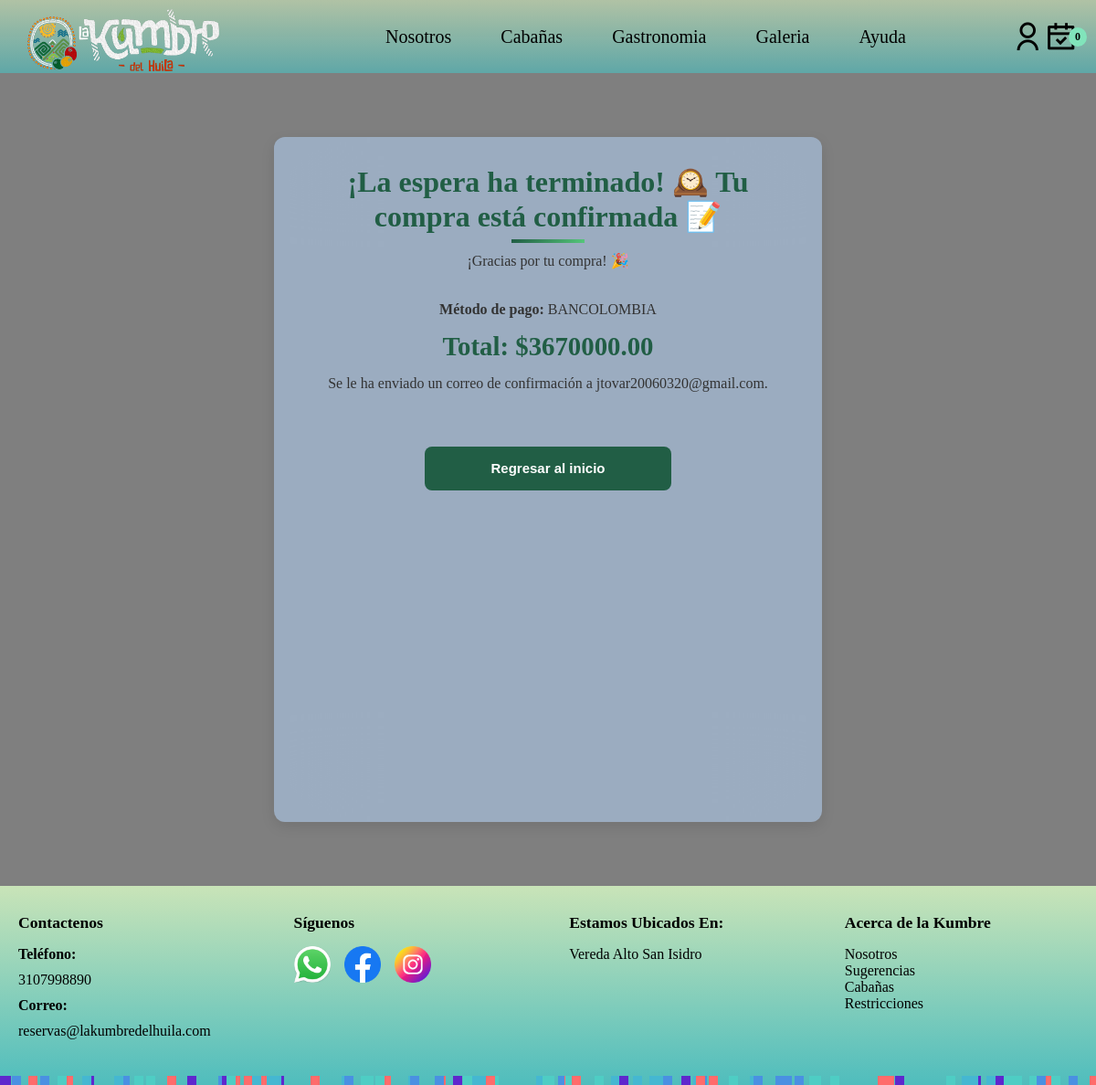
Screenshot of /compra_confirmada/82/ (signed in) with the database file from the repository.
### kumbre/models.py (models this page shows, shortened)
class Compra(models.Model):
    METODO_PAGO_CHOICES = [
        ('nequi', 'Nequi'),
        ('daviplata', 'Daviplata'),
        ('bancolombia', 'Bancolombia'),
    ]
    usuario = models.ForeignKey(User, on_delete=models.CASCADE)
    nombre = models.CharField(max_length=200)
    email = models.EmailField()
    telefono = models.CharField(max_length=20)
    total = models.DecimalField(max_digits=10, decimal_places=2)
    metodo_pago = models.CharField(max_length=20, choices=METODO_PAGO_CHOICES)
    fecha_entrega = models.DateField(null=True, blank=True)
    horario_comida = models.TimeField(null=True, blank=True)
    pagado = models.BooleanField(default=False)
    fecha_creacion = models.DateTimeField(auto_now_add=True)
    comprobante_pago = models.ImageField(upload_to='comprobantes_pago/', null=True, blank=True)

### kumbre/views.py (the view)
# urls.py: path('compra_confirmada/<int:compra_id>/', views.compra_confirmada, name='compra_confirmada'),
@login_required
def compra_confirmada(request, compra_id):
    compra = get_object_or_404(Compra, id=compra_id, usuario=request.user)
    METHOD_CODES = {
        'nequi': 'NEQ001',
        'daviplata': 'DAV001',
        'bancolombia': 'BAN001'
    }
    codigo_metodo = METHOD_CODES.get(compra.metodo_pago, 'UNKNOWN')
    image_mapping = {
        'nequi': 'images/nequi.png',
        'daviplata': 'images/daviplata.png',
        'bancolombia': 'images/bancolombia.png'
    }
    image_url = image_mapping.get(compra.metodo_pago, None)
    context = {
        'compra': compra,
        'codigo_metodo': codigo_metodo,
        'image_url': image_url,
    }
    return render(request, 'compra_confirmada.html', context)

### kumbre/context_processors.py (called while the page is built)
def cart_count(request):
    if request.user.is_authenticated:
        count = Reserva.objects.filter(usuario=request.user, confirmada=False).count()
    else:
        count = 0
    return {'cart_count': count}

### kumbre/templates/compra_confirmada.html (shortened to what this page needs)
{% extends 'base.html' %}
{% load static %}
{% block content %}
<link href='https://unpkg.com/boxicons@2.1.4/css/boxicons.min.css' rel='stylesheet'>
<link rel="stylesheet" href="{% static 'styles/compra_confirmada.css' %}">
<div class="container1">
    <h1>¡La espera ha terminado! 🕰️ Tu compra está confirmada 📝</h1>
    <p class="para">¡Gracias por tu compra! 🎉</p>
    <div class="payment-info">
        <p class="para"><strong>Método de pago:</strong> {{ compra.metodo_pago|upper }}</p>
        <p class="para total-amount"><strong>Total:</strong> ${{ compra.total }}</p>
        <p class="para">Se le ha enviado un correo de confirmación a {{ compra.email }}.</p>
    </div>
    <button class="boton1"><a href="{% url 'inicio' %}">Regresar al inicio</a></button>
</div>
{% endblock %}

### kumbre/static/styles/style.css (style rules this page uses)
* { box-sizing: border-box; margin: 0; padding: 0; text-decoration: none; list-style: none; -webkit-tap-highlight-color: transparent; }
body::before { content: ""; background-image: url('/static/img/dji_fly_20230711_174052_291_1689395541244_photo.webp'); background-size: cover; background-position: center; background-repeat: no-repeat; position: fixed; top: 0; left: 0; width: 100%; height: 100%; z-index: -2; }
body::after { content: ""; background-color: rgba(0, 0, 0, 0.5); position: fixed; top: 0; left: 0; width: 100%; height: 100%; z-index: -1; }
body { padding-bottom: 0px; }

### kumbre/static/styles/compra_confirmada.css (style rules this page uses)
.container1 { backdrop-filter: blur(50px); background-color: #b6d8ff82; border-radius: 12px; width: 50%; height: auto; min-height: 750px; margin: 70px auto; overflow: hidden; padding: 30px; flex-direction: column; box-shadow: 0 5px 15px rgba(0, 0, 0, 0.1); font-family: 'Times New Roman', Times, serif; }
h1 { text-align: center; margin-bottom: 20px; font-size: 2rem; position: relative; animation: slideIn 0.8s ease-out; color: #215e45; }
h1::after { content: ''; position: absolute; bottom: -10px; left: 50%; transform: translateX(-50%); width: 80px; height: 4px; background: linear-gradient(to right, #215e45, #55c57a); }
.para { text-align: center; font-size: 1em; color: #333; margin-bottom: 15px; opacity: 0; animation: fadeIn 0.8s forwards; animation-delay: 0.3s; }
.payment-info { margin: 25px 0; padding: 10px; border-radius: 8px; }
.total-amount { font-size: 1.8em; color: #215e45; font-weight: 700; }
.boton1 { width: 50%; height: 48px; background: #215e45; border-radius: 8px; border: none; cursor: pointer; font-size: 15px; color: #fff; font-weight: 600; margin: 35px 25%; transition: all 0.3s ease; display: block; text-align: center; }
.boton1 a { color: #fff; text-decoration: none; display: block; width: 100%; height: 100%; line-height: 48px; }

### rows the page displays
Compra: metodo_pago "BANCOLOMBIA", total "3670000.00", email "jtovar20060320@gmail.com"

### other values shown
{{ cart_count }} "0"
